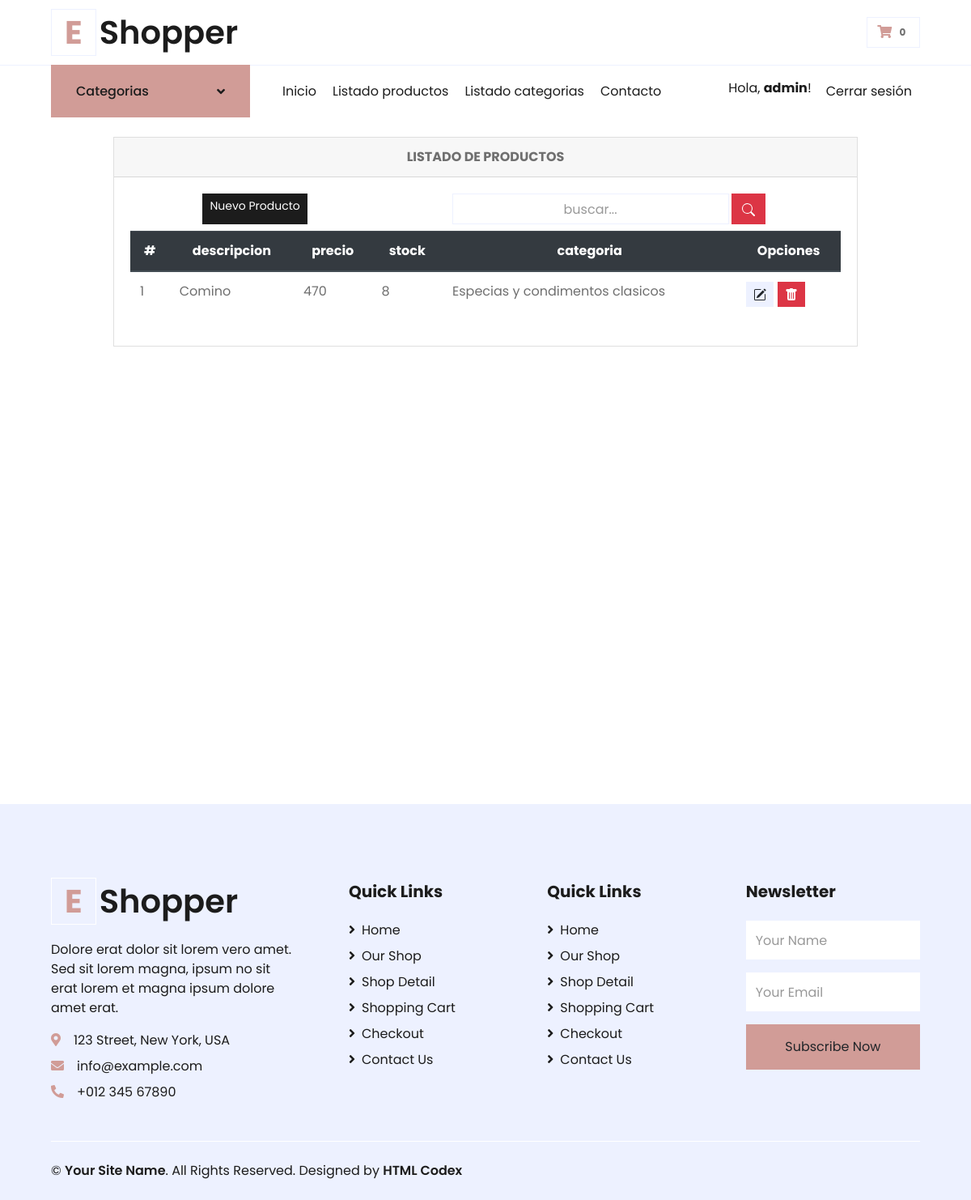
Page /listarproductos/ (signed in) on the earlier database version.
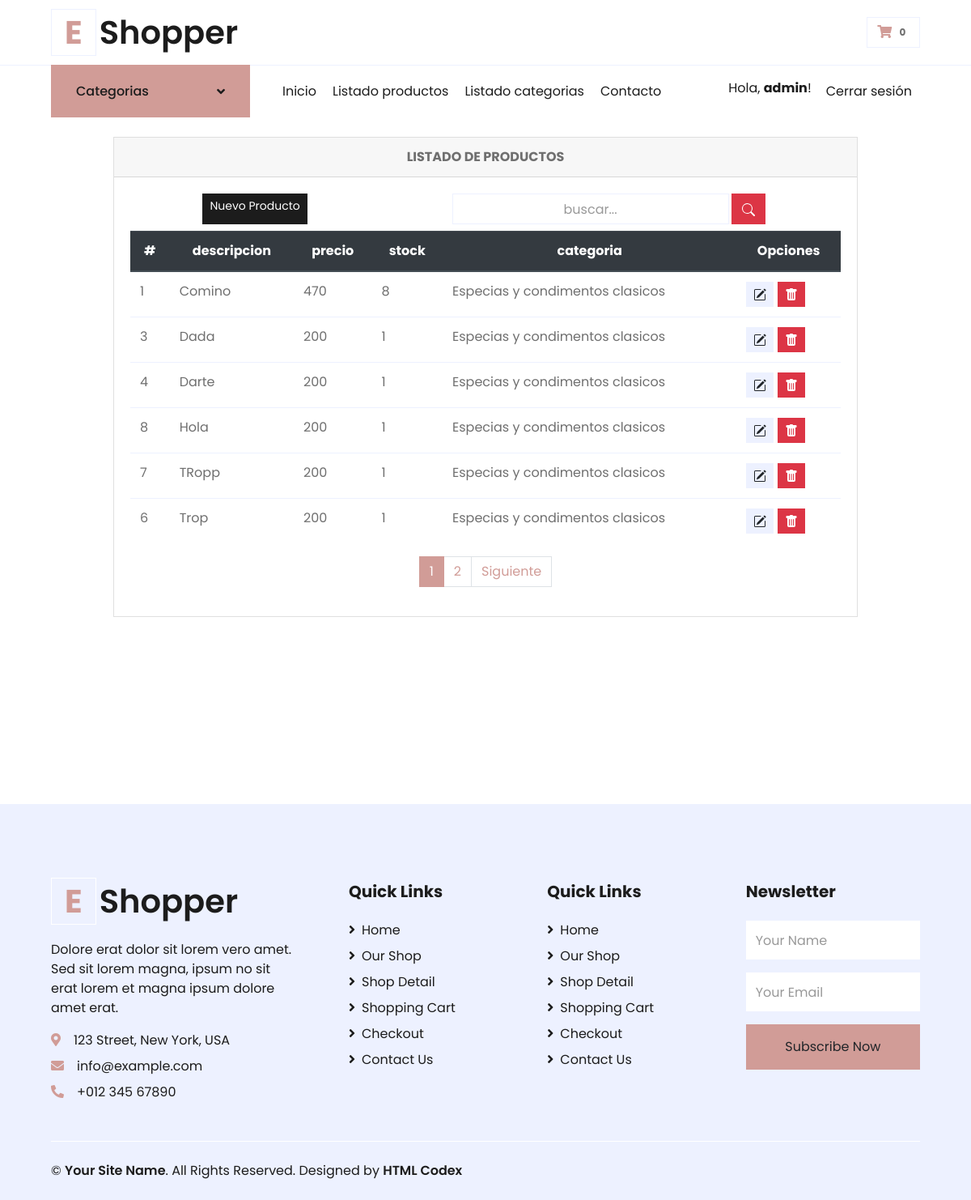
Same page on the later database version.
### DistribuidoraApp/models.py (models this page shows, shortened)
class Productos(models.Model):
    nombre = models.CharField(max_length=100)
    imagen = models.ImageField(upload_to='imgproductos/%Y/%m/%d', blank=True)
    descripcion = models.CharField(max_length=500)
    precio = models.IntegerField()
    stock = models.IntegerField(null=True, default=0)
    categoria = models.ForeignKey(Categorias, on_delete=models.PROTECT)
    oferta = models.BooleanField(default=False)
    class Meta:
        db_table = 'productos'
        verbose_name = 'Producto'
        verbose_name_plural = 'Productos'
        ordering = ['id']

class Categorias(models.Model):
    nombre = models.CharField(max_length=100)
    def __str__(self):
        return self.nombre
    class Meta:
        db_table = "categorias"
        verbose_name = 'Categoria'
        verbose_name_plural = 'Categorias'
        ordering = ['id']

### DistribuidoraApp/views.py (the view)
# urls.py: path('listarproductos/', listarProductos, name='listarproductos'),
@login_required(login_url='/login')
def listarProductos(request):
    busqueda = request.POST.get("buscador")
    lista_productos = Productos.objects.order_by('nombre')
    page = request.GET.get('page', 1)
    if busqueda:
        lista_productos = Productos.objects.filter(
            Q(nombre__icontains = busqueda) |
            Q(descripcion__icontains = busqueda)
        ).distinct()
    try:
        paginator = Paginator(lista_productos, 6)
        lista_productos = paginator.page(page)
    except:
        raise Http404
    data = {'entity': lista_productos,
            'title': 'LISTADO DE PRODUCTOS',
            'paginator': paginator
            }
    return render(request, 'DistribuidoraApp/listar-productos.html', data)

### DistribuidoraApp/context_processors.py (called while the page is built)
def extras(request):
	lista_categorias = Categorias.objects.all().order_by('nombre')
	return {'categorias':lista_categorias}

### DistribuidoraApp/templates/DistribuidoraApp/listar-productos.html (shortened to what this page needs)
{% extends 'DistribuidoraApp/base.html' %}
{% load static %}
{% block contenidoPagina %}
<div class="min-vh-100 d-flex flex-colum py-4">
    <div class="container">
        <div class="row justify-content-center">
            <div class="col-lg-10 col-md-6 col-sm-4 animate__animated animate__backInRight animate__delay-0.4s">
                <div class="card">
                    <div class="card-header text-center font-weight-bold">
                        {{ title }}
                    </div>
                    <div class="card-body table-responsive align-items-center">
                        <div class="d-flex mb-2">
                            <a href="{% url 'addproducto' %}" class="d-flex inline-block mx-auto btn btn-dark btn-sm" type="submit">
                                Nuevo Producto
                            </a>
                            <form class="d-flex mx-auto d-sm-inlne-block form-inline" method="POST" action="">
                                <div class="input-group">
                                    <input type="text" class="form-control bg-light border-1 small text-center" name="buscador" placeholder="buscar..." value="{{ request.POST.buscador }}">
                                    <div class="input-group-append">
                                        <button class="btn btn-danger mx-1" type="submit">
                                            </button>
                                    </div>
                                </div>
                            </form>
                        </div>
                        <table class="table table-condensed">
                            <thead class="thead-dark text-center ">
                                <tr>
                                    <th scope="col">#</th>
                                    <th scope="col">descripcion</th>
                                    <th scope="col">precio</th>
                                    <th scope="col">stock</th>
                                    <th scope="col">categoria</th>
                                    <th colspan="2">Opciones</th>
                                </tr>
                            </thead>
                            <tbody>
                                {% if entity %} {% for producto in entity %}
                                <tr>
                                    <td>{{ producto.id }}</td>
                                    <td>{{ producto.nombre }}</td>
                                    <td>{{ producto.precio }}</td>
                                    <td>{{ producto.stock }}</td>
                                    <td>{{ producto.categoria }}</td>
                                    <td colspan="2">
                                        <a class="btn btn-secondary btn-sm" href="{% url 'editproducto' producto.id %} " type="button"></a>
                                        <a class="btn btn-danger btn-sm" href="{% url 'deleteProducto' producto.id %}" type="button"></a>
                                    </td>
                                </tr>
                                {% endfor %} {% else %}
                                <div class="text-center text-warning">
                                    <h3> No se encontraron Productos!!</h3>
                                </div>
                                {% endif %}
                            </tbody>
                        </table>
                        <div>
                            {% include 'DistribuidoraApp/paginator.html' %}
                        </div>
                    </div>
                </div>
            </div>
        </div>
    </div>
</div>
{% endblock %}

Differences in the rows shown:
added Productos: id "3", nombre "Dada", precio "200", stock "1", categoria "Especias y condimentos clasicos"
added Productos: id "4", nombre "Darte", precio "200", stock "1", categoria "Especias y condimentos clasicos"
added Productos: id "8", nombre "Hola", precio "200", stock "1", categoria "Especias y condimentos clasicos"
added Productos: id "7", nombre "TRopp", precio "200", stock "1", categoria "Especias y condimentos clasicos"
added Productos: id "6", nombre "Trop", precio "200", stock "1", categoria "Especias y condimentos clasicos"
Other differences:
new list line: "1"
new list line: "2"
text now shown: "Siguiente"
